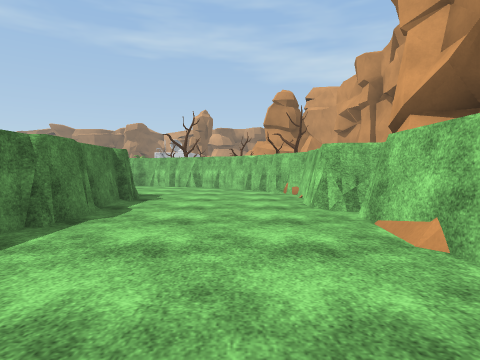
View 1 (above)

12 first-person views from a walk through a scene from a Unity 3-D project. The camera is 1.2 m above the floor, tilts 2° down and sees 75° across. The floor is counted in squares, 2 m on a side. Each view is taken from the middle of a square. On the plan, view 1 faces up. The plan holds only what a view shows up to about 9 squares ahead; the rest is blank. The place goes on beyond the plan. The player character is not drawn. Surface patterns are stand-ins for the level's own textures.

View 2
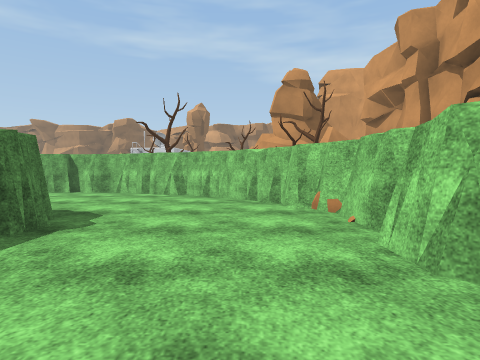

View 3
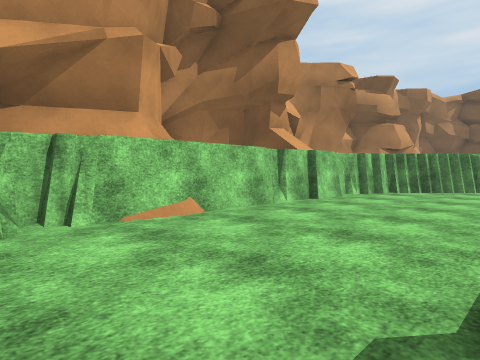

View 4
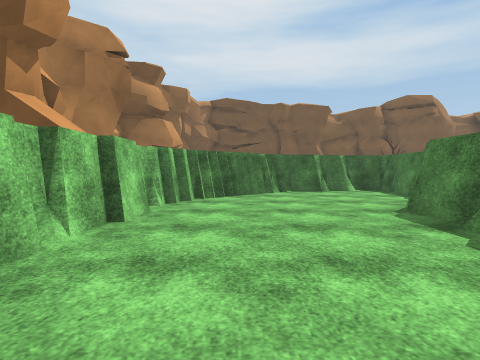

View 5
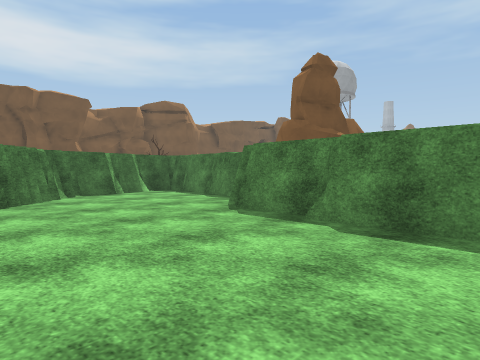

View 6
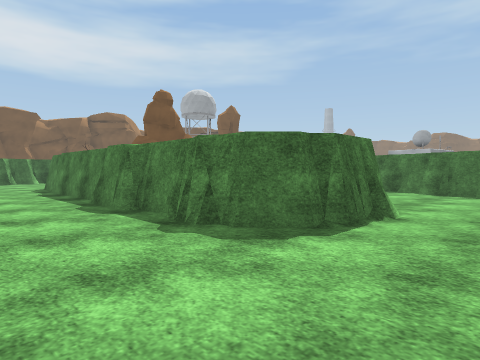

View 7
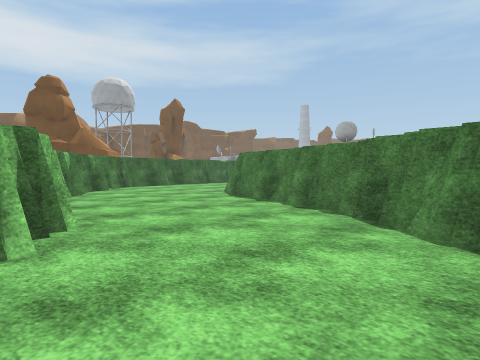

View 8
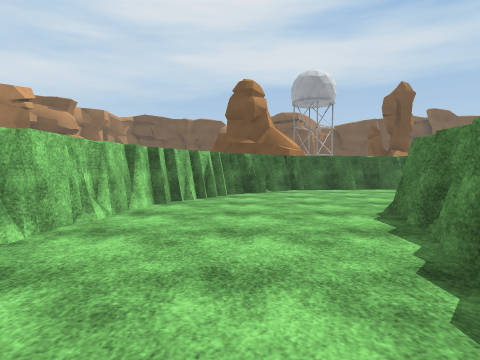

View 9
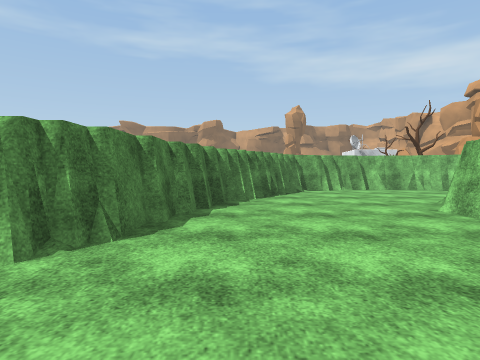

View 10
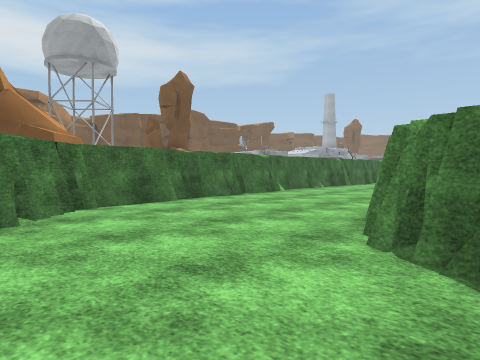

View 11
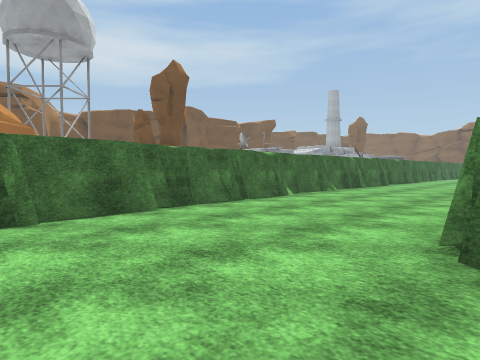

View 12
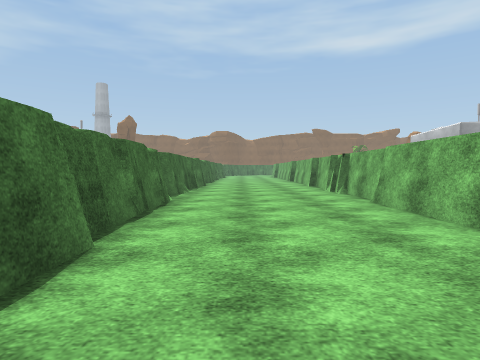

### Floor plan
Key: @ floor where view 1 was taken; # wall or solid block; . floor; / step, stairs or slope.
Columns run from 18 left of view 1 to 2 right of it. Each row starts with its distance up from view 1.
 11            #######
 10           ##.....###
  9           #........#
  8          ##........##
  7          #....##....#
  6          #...###/...#
  5         ##...###/...#
  4  ########....# #/...#
  3  ...........## #/...#
  2 ............#   /...#
  1 ...........##   /...#
  0  .........##   #/.@.#
 -1  ##########    #....#
 -2               ##....#
 -3               #....##
 -4               #...##
 -5               #..##
 -6               ####

Positions as (right, up) in squares from view 1, and headings:
1: (0, 0), facing up
2: (0, 3), facing up
3: (-2, 5), facing down-right
4: (0, 3), facing down
5: (1, 2), facing down-left
6: (0, 9), facing down-left
7: (-4, 10), facing down-left
8: (-7, 9), facing down
9: (-8, 2), facing up
10: (-7, 5), facing down-left
11: (-8, 4), facing down-left
12: (-8, 1), facing left
